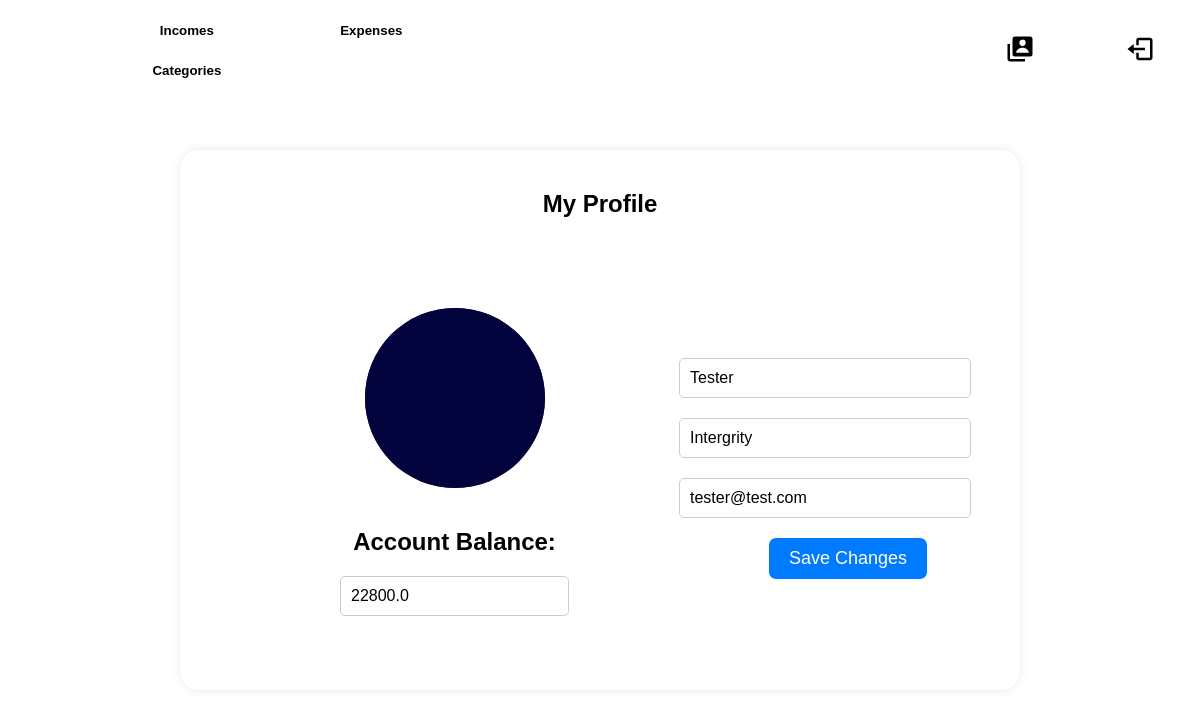
The page /profile (signed in) on the database as committed earlier.
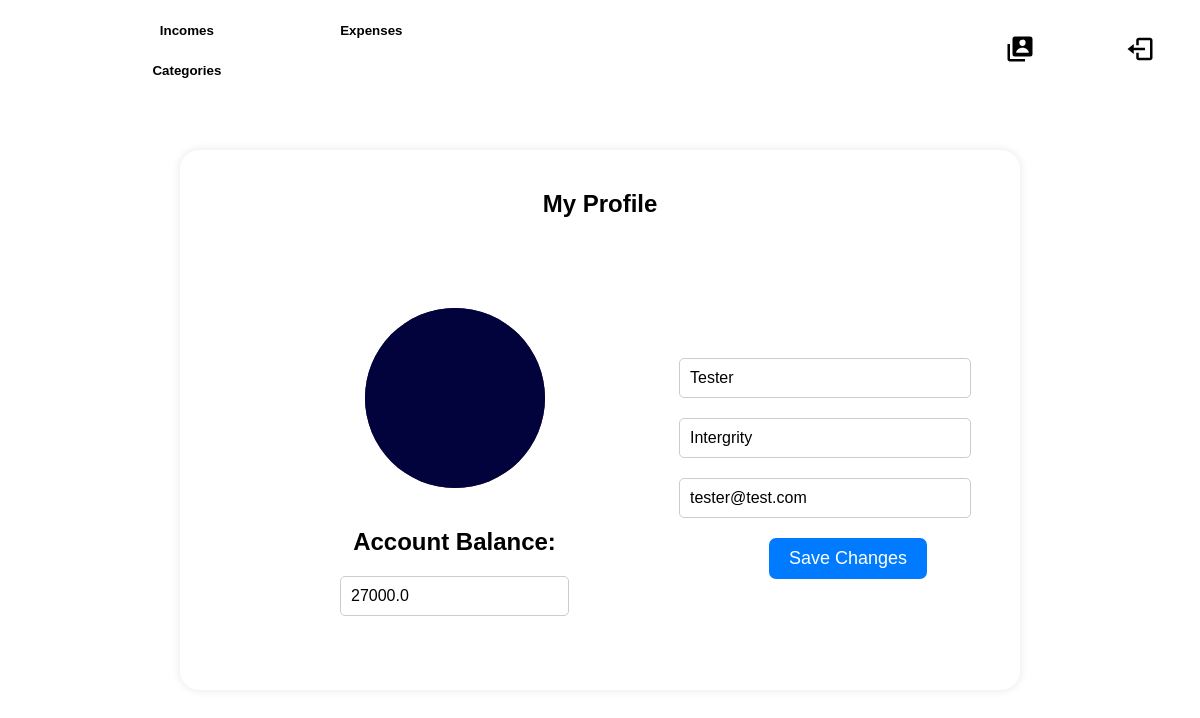
The same page on the database as committed later.
### FinTech/models.py (models this page shows, shortened)
class Account(models.Model):
    user = models.ForeignKey(User, related_name='user_Ac', on_delete=models.CASCADE)
    name = models.CharField(max_length=50)
    balance = models.FloatField(default=0)
    details = models.CharField(max_length=100)

### FinTech/views.py (the view)
# urls.py: path('profile',views.profile,name="profile"),
def profile(request):
    if request.user.is_authenticated:
        account = Account.objects.get(user=request.user)
        if request.method == "POST":
            request.user.first_name = request.POST['first_name']
            request.user.last_name = request.POST['last_name']
            request.user.email = request.POST['email']
            request.user.save()
            return redirect("/profile")
        return render(request, "profile.html", {"profile": request.user, "balance": account.balance})
    return redirect("/")

### templates/profile.html (shortened to what this page needs)
{% load static %}
<!DOCTYPE html>
<html lang="en">
<head>
    <link rel="stylesheet" href="{% static 'css/profile.css' %}" type="text/css" media="all" >
    <link rel="stylesheet" href="{% static 'css/nav.css' %}" type="text/css" media="all" >
</head>
<body>
<nav class="nav">
    <a href="/dashboard" id="logo"><h1>FinTech.</h1></a>
     <div class="nav-button">
         <button class="btn" id="Income" onclick="location.href='/incomes'">Incomes</button>
         <button class="btn" id="Expense" onclick="location.href='/expenses'">Expenses</button>
         <button class="btn" id="Setting" onclick="location.href='/settings'">Categories</button>
     </div>
     <div class="nav-logo">
         <button class="btn left" id="Profile" onclick="location.href='/profile'"><img/></button>
         <button class="btn left" id="Logout" onclick="location.href='/logout'"><img/></button>
     </div>
 </nav>
    <div class="container">
        <div class="top">
        <h2 id="setting-text" style="justify-content: center;">My Profile</h2>
        </div>
        <div class="btm">
        <div class="left-container">
            <div class="profile-photo">
                <img src="{% static 'img/dark-gradient.jpg' %}" alt="Profile Photo">
            </div>
            <H2 id="balance">Account Balance:</H1>
            <input type="text" class="accbal" readonly placeholder="Balance" value="{{balance}}">
        </div>
        <form action="/profile" method="post">
            <input type="text" class="input-field" name="first_name" placeholder="First Name" value="{{profile.first_name}}" >
            <input type="text" class="input-field" name="last_name" value="{{profile.last_name}}" placeholder="Last Name">
            <input type="email" class="input-field" name="email" value="{{profile.email}}" placeholder="Email" >
            <input type="submit" value="Save Changes" class="submit-button">
        </form>
        </div>
        </div>
</body>
</html>

Rows that differ between the two databases and show on the page:
changed Account: balance "22800.0" → "27000.0"
